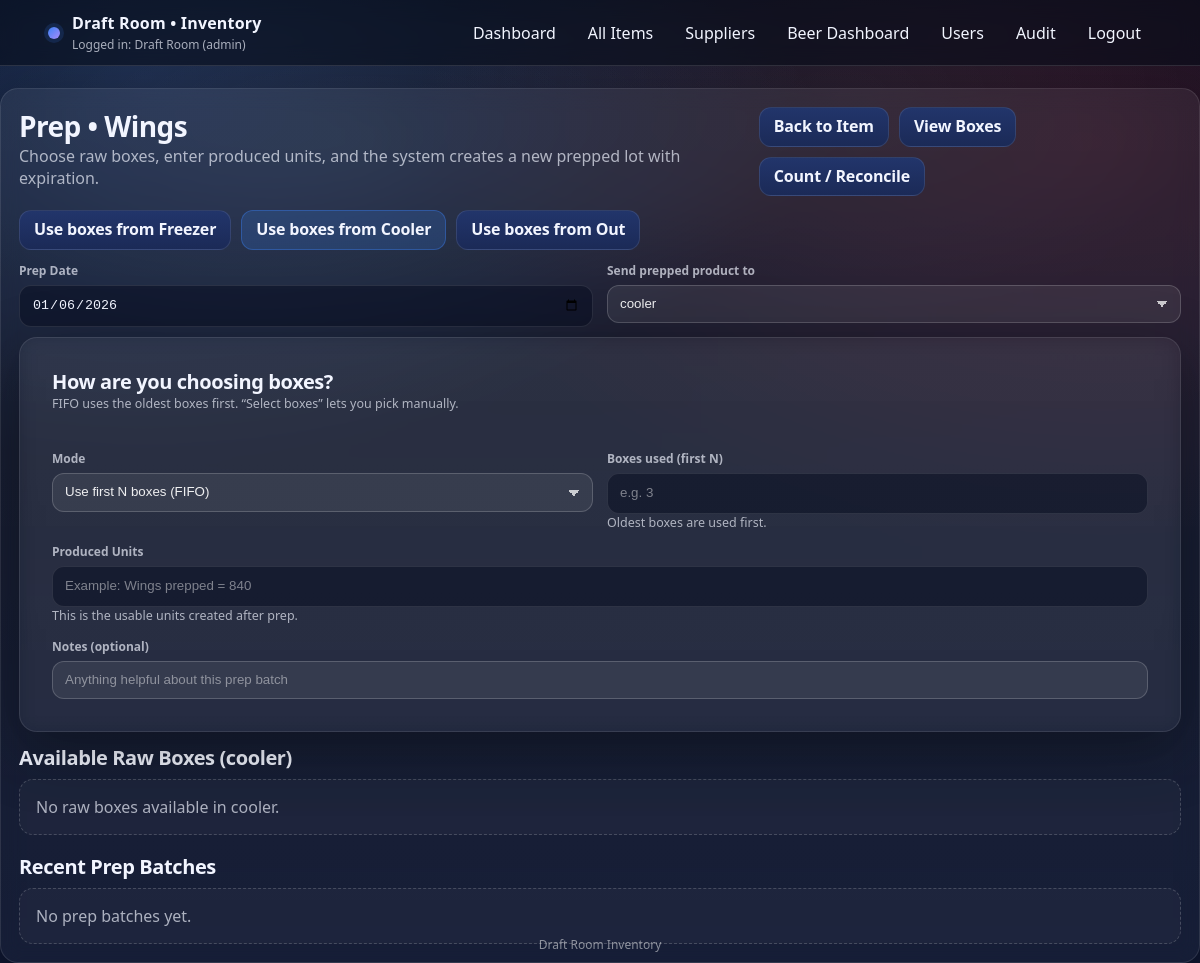
Before: /items/1/prep (signed in) with the older database file.
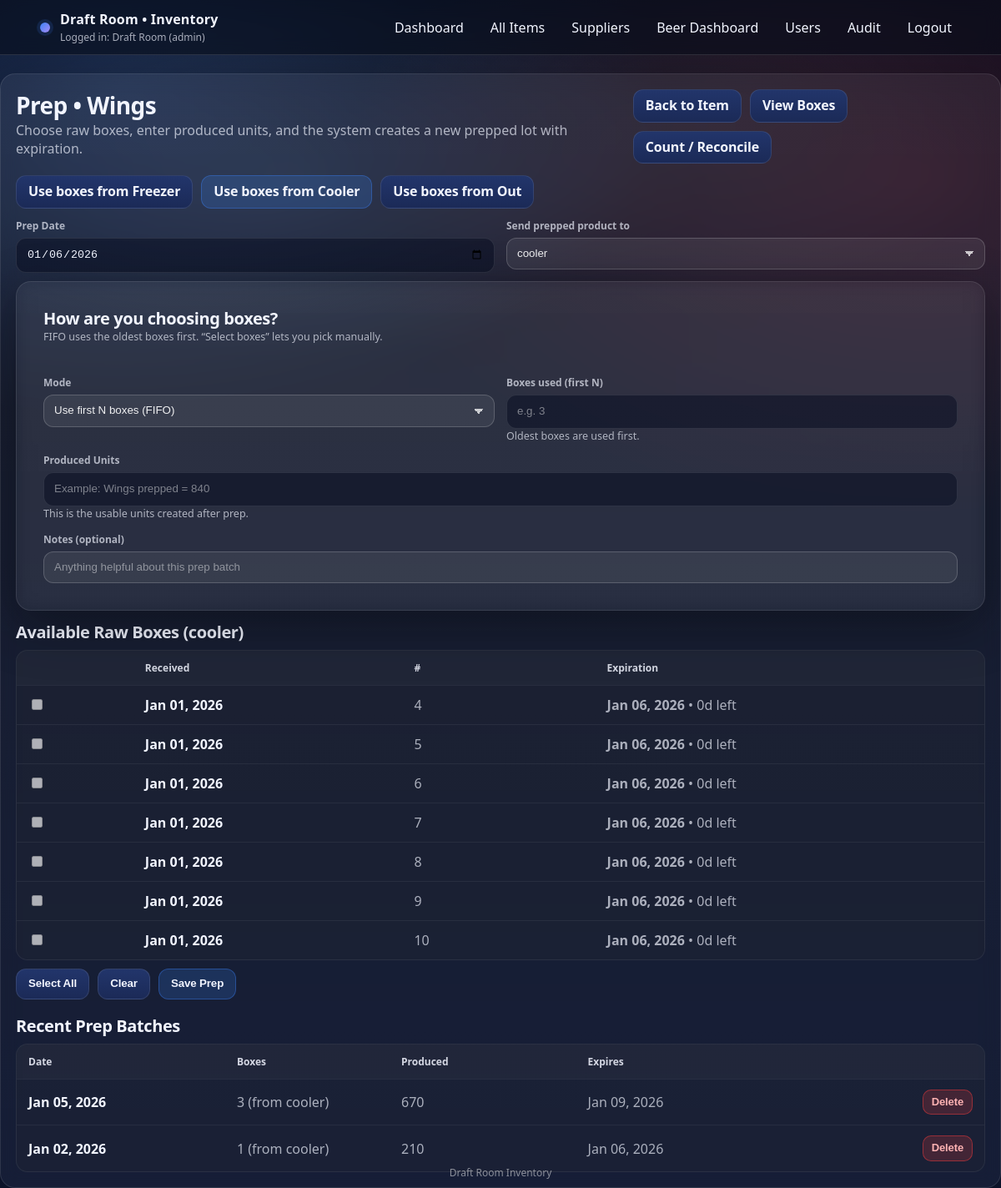
After: the same page with the newer database file.
### app.py (models this page shows)
class User(db.Model):
    __tablename__ = "users"
    id = db.Column(db.Integer, primary_key=True)
    username = db.Column(db.String(80), unique=True, nullable=False)
    first_name = db.Column(db.String(80), nullable=True)
    last_name = db.Column(db.String(80), nullable=True)
    password_hash = db.Column(db.String(255), nullable=False)
    role = db.Column(db.String(20), nullable=False, default="staff")
    is_active = db.Column(db.Boolean, nullable=False, default=True)
    created_at = db.Column(db.DateTime, nullable=False, default=utcnow)
    def display_name(self) -> str:
        full = f"{(self.first_name or '').strip()} {(self.last_name or '').strip()}".strip()
        return full if full else self.username

class Item(db.Model):
    __tablename__ = "items"
    id = db.Column(db.Integer, primary_key=True)
    name = db.Column(db.String(200), nullable=False, unique=True)
    category = db.Column(db.String(80), nullable=False, default="Food")
    prep_type = db.Column(db.String(40), nullable=False, default="generic")
    supplier_id = db.Column(db.Integer, db.ForeignKey("suppliers.id"), nullable=True)
    unit = db.Column(db.String(30), nullable=False, default="each")
    raw_freezer_days = db.Column(db.Integer, nullable=True)
    raw_cooler_days = db.Column(db.Integer, nullable=True)
    raw_out_days = db.Column(db.Integer, nullable=True)
    prepped_freezer_days = db.Column(db.Integer, nullable=True)
    prepped_cooler_days = db.Column(db.Integer, nullable=True)
    prepped_out_days = db.Column(db.Integer, nullable=True)
    sales_mode = db.Column(db.String(30), nullable=False, default="simple")
    pack1_label = db.Column(db.String(80), nullable=True, default="Single (10)")
    pack1_mult = db.Column(db.Integer, nullable=True, default=10)
    pack2_label = db.Column(db.String(80), nullable=True, default="Double (20)")
    pack2_mult = db.Column(db.Integer, nullable=True, default=20)
    pack3_label = db.Column(db.String(80), nullable=True, default="Room 120 Single (10)")
    pack3_mult = db.Column(db.Integer, nullable=True, default=10)
    pack4_label = db.Column(db.String(80), nullable=True, default="Room 120 Double (20)")
    pack4_mult = db.Column(db.Integer, nullable=True, default=20)
    created_at = db.Column(db.DateTime, nullable=False, default=utcnow)
    lots = db.relationship("InventoryLot", backref="item", cascade="all, delete-orphan")

class InventoryLot(db.Model):
    __tablename__ = "inventory_lots"
    id = db.Column(db.Integer, primary_key=True)
    item_id = db.Column(db.Integer, db.ForeignKey("items.id"), nullable=False)
    lot_number = db.Column(db.Integer, nullable=True)
    lot_label = db.Column(db.String(60), nullable=True)
    received_date = db.Column(db.Date, nullable=False, default=date.today)
    quantity = db.Column(db.Float, nullable=False, default=1.0)
    count_units = db.Column(db.Integer, nullable=True)
    unit_cost = db.Column(db.Float, nullable=True)
    storage = db.Column(db.String(20), nullable=False, default="cooler")  # freezer|cooler|out
    state = db.Column(db.String(20), nullable=False, default="raw")       # raw|prepped
    expiration_override = db.Column(db.Date, nullable=True)
    notes = db.Column(db.String(400), nullable=True)
    is_consumed = db.Column(db.Boolean, nullable=False, default=False)
    created_at = db.Column(db.DateTime, nullable=False, default=utcnow)

class PrepBatch(db.Model):
    __tablename__ = "prep_batches"
    id = db.Column(db.Integer, primary_key=True)
    item_id = db.Column(db.Integer, db.ForeignKey("items.id"), nullable=False)
    prep_date = db.Column(db.Date, nullable=False, default=date.today)
    from_loc = db.Column(db.String(20), nullable=False, default="cooler")
    to_loc = db.Column(db.String(20), nullable=False, default="cooler")
    mode = db.Column(db.String(20), nullable=False, default="first_n")
    boxes_used = db.Column(db.Integer, nullable=False, default=0)
    source_lot_ids = db.Column(db.String(800), nullable=True)
    produced_units = db.Column(db.Integer, nullable=False, default=0)
    output_units = db.Column(db.Integer, nullable=False, default=0)
    created_prepped_lot_id = db.Column(db.Integer, nullable=True)
    expires_on = db.Column(db.Date, nullable=True)
    shelf_life_days = db.Column(db.Integer, nullable=False, default=0)
    notes = db.Column(db.String(400), nullable=True)
    created_at = db.Column(db.DateTime, nullable=False, default=utcnow)
    item = db.relationship("Item")

### app.py (the view)
@app.get("/items/<int:item_id>/prep")
def prep_home(item_id: int):
    guard = require_view_access()
    if guard:
        return guard
    item = Item.query.get_or_404(item_id)
    from_loc = (request.args.get("from") or "cooler").strip().lower()
    if from_loc not in {"freezer", "cooler", "out"}:
        from_loc = "cooler"
    raw_boxes = (
        InventoryLot.query
        .filter(
            InventoryLot.item_id == item.id,
            InventoryLot.state == "raw",
            InventoryLot.storage == from_loc,
            InventoryLot.is_consumed == False
        )
        .order_by(
            InventoryLot.received_date.asc(),
            InventoryLot.lot_number.asc().nulls_last(),
            InventoryLot.id.asc()
        )
        .all()
    )
    box_rows = []
    for lot in raw_boxes:
        exp = compute_lot_expiration(item, lot)
        box_rows.append({"lot": lot, "expires_on": exp, "days_left": days_left(exp)})
    history = (
        PrepBatch.query
        .filter(PrepBatch.item_id == item.id)
        .order_by(PrepBatch.prep_date.desc(), PrepBatch.id.desc())
        .limit(25)
        .all()
    )
    default_to = "cooler"
    return render_template(
        "prep.html",
        item=item,
        today=date.today().strftime("%Y-%m-%d"),
        from_loc=from_loc,
        default_to=default_to,
        box_rows=box_rows,
        history=history,
        edit_batch=None
    )

### app.py (called while the page is built, shortened)
def role_rank(role: str | None) -> int:
    if not role:
        return 0
    return ROLE_RANK.get(role.strip().lower(), 0)

def current_user() -> Optional["User"]:
    uid = session.get("user_id")
    if not uid:
        return None
    try:
        return User.query.get(int(uid))
    except Exception:
        return None

def current_user_role() -> str:
    if session.get("break_glass_admin") is True:
        return "admin"
    u = current_user()
    if not u:
        return ""
    return (u.role or "").lower()

def is_logged_in() -> bool:
    return (session.get("break_glass_admin") is True) or (session.get("user_id") is not None)

def can_manage_users() -> bool:
    return current_user_role() == "admin"

def can_edit_inventory() -> bool:
    return role_rank(current_user_role()) >= ROLE_RANK["manager"]

def can_view_inventory() -> bool:
    return role_rank(current_user_role()) >= ROLE_RANK["staff"] or (session.get("break_glass_admin") is True)

def require_view_access():
    if not is_logged_in():
        return redirect("/login")
    if session.get("break_glass_admin") is True:
        return None
    if not can_view_inventory():
        session.clear()
        flash("Access denied.", "error")
        return redirect("/login")
    return None

@app.context_processor
def inject_user():
    u = current_user()
    return {
        "auth_user": u,
        "auth_break_glass": bool(session.get("break_glass_admin") is True),
        "auth_role": current_user_role(),
        "can_edit_inventory": can_edit_inventory(),
        "can_manage_users": can_manage_users(),
    }

def compute_lot_expiration(item: Item, lot: InventoryLot) -> Optional[date]:
    if lot.expiration_override:
        return lot.expiration_override
    storage = (lot.storage or "cooler").lower()
    state = (lot.state or "raw").lower()
    days = None
    if state == "raw":
        if storage == "freezer":
            days = item.raw_freezer_days
        elif storage == "cooler":
            days = item.raw_cooler_days
        elif storage == "out":
            days = item.raw_out_days
    if not days or days <= 0:
        return None
    return lot.received_date + timedelta(days=int(days))

def days_left(exp: Optional[date]) -> Optional[int]:
    if not exp:
        return None
    return (exp - date.today()).days

### templates/prep.html (shortened to what this page needs)
{% extends "base.html" %}
{% block content %}
<section class="card">
  <div class="cardhead">
    <div>
      <h1>Prep • {{ item.name }}</h1>
      <span class="muted">
        Choose raw boxes, enter produced units, and the system creates a new prepped lot with expiration.
      </span>
    </div>
    <div class="actions">
      <a class="btn" href="/items/{{ item.id }}">Back to Item</a>
      <a class="btn" href="/items/{{ item.id }}/lots">View Boxes</a>
      <a class="btn" href="/items/{{ item.id }}/reconcile">Count / Reconcile</a>
    </div>
  </div>
  <div class="actions" style="margin-bottom:12px;">
    <a class="btn {% if from_loc=='freezer' %}primary{% endif %}" href="/items/{{ item.id }}/prep?from=freezer">Use boxes from Freezer</a>
    <a class="btn {% if from_loc=='cooler' %}primary{% endif %}" href="/items/{{ item.id }}/prep?from=cooler">Use boxes from Cooler</a>
    <a class="btn {% if from_loc=='out' %}primary{% endif %}" href="/items/{{ item.id }}/prep?from=out">Use boxes from Out</a>
  </div>
  <form method="POST" action="/items/{{ item.id }}/prep" class="form" id="prepForm">
    <div class="grid2">
      <div class="field">
        <label>Prep Date</label>
        <input class="input" type="date" name="prep_date" value="{{ today }}" required>
      </div>
      <div class="field">
        <label>Send prepped product to</label>
        <select class="input" name="to_loc" id="toLoc">
          <option value="cooler" {% if default_to=='cooler' %}selected{% endif %}>cooler</option>
        </select>
      </div>
    </div>
    <div style="height:10px;"></div>
    <div class="card" style="background: rgba(255,255,255,0.03);">
      <div class="cardhead" style="padding: 12px 14px;">
        <div>
          <h2 style="margin:0;">How are you choosing boxes?</h2>
          <div class="muted smalltxt">
            FIFO uses the oldest boxes first. “Select boxes” lets you pick manually.
          </div>
        </div>
      </div>
      <div class="grid2" style="padding: 12px 14px;">
        <div class="field">
          <label>Mode</label>
          <select class="input" name="mode" id="mode">
            <option value="first_n" selected>Use first N boxes (FIFO)</option>
          </select>
        </div>
        <div class="field" id="firstNWrap">
          <label>Boxes used (first N)</label>
          <input class="input" type="number" min="1" name="first_n" id="firstNInput" placeholder="e.g. 3">
          <div class="muted smalltxt">Oldest boxes are used first.</div>
        </div>
      </div>
      <div class="field" style="padding: 0 14px 14px;">
        <label>Produced Units</label>
        <input class="input" type="number" min="1" name="produced_units" required placeholder="Example: Wings prepped = 840">
        <div class="muted smalltxt">This is the usable units created after prep.</div>
      </div>
      <div class="field" style="padding: 0 14px 14px;">
        <label>Notes (optional)</label>
        <input class="input" name="notes" placeholder="Anything helpful about this prep batch">
      </div>
    </div>
    <div style="height:12px;"></div>
    <h2 style="margin-bottom:8px;">Available Raw Boxes ({{ from_loc }})</h2>
    {% if box_rows and box_rows|length > 0 %}
      <div class="table" id="selectWrap">
        <div class="row head" style="grid-template-columns:.35fr .85fr .6fr 1.2fr;">
          <div>Received</div>
          <div>#</div>
          <div>Expiration</div>
        </div>
        {% for r in box_rows %}
          {% set lot = r.lot %}
          {% set exp = r.expires_on %}
          {% set left = r.days_left %}
          <div class="row" style="grid-template-columns:.35fr .85fr .6fr 1.2fr;">
            <div>
              <input type="checkbox" class="lotCheck" name="lot_ids" value="{{ lot.id }}">
            </div>
            <div class="strong">{{ lot.received_date.strftime("%b %d, %Y") }}</div>
            <div class="muted">
              {% if lot.lot_number %}{{ lot.lot_number }}
              {% elif lot.lot_label %}{{ lot.lot_label }}
              {% else %}—{% endif %}
            </div>
            <div class="muted">
              {% if exp %}
                <span class="strong">{{ exp.strftime("%b %d, %Y") }}</span>
                {% if left is not none %}
                  {% if left < 0 %}<span class="muted"> • EXPIRED</span>
                  {% else %}<span class="muted"> • {{ left }}d left</span>
                  {% endif %}
                {% endif %}
              {% else %}
                <span class="muted">No rule set</span>
              {% endif %}
            </div>
          </div>
        {% endfor %}
      </div>
      <div class="actions" style="margin-top:10px;">
        <button type="button" class="btn" id="selectAllBtn">Select All</button>
        <button type="button" class="btn" id="clearAllBtn">Clear</button>
        <button class="btn primary" type="submit">Save Prep</button>
      </div>
    {% else %}
      <div class="empty">No raw boxes available in {{ from_loc }}.</div>
    {% endif %}
  </form>
  <div style="height:18px;"></div>
  <h2 style="margin-bottom:8px;">Recent Prep Batches</h2>
  {% if history and history|length > 0 %}
    <div class="table">
      <div class="row head" style="grid-template-columns:.9fr .7fr .8fr 1.2fr .5fr;">
        <div>Date</div>
        <div>Boxes</div>
        <div>Produced</div>
        <div>Expires</div>
      </div>
      {% for b in history %}
        <div class="row" style="grid-template-columns:.9fr .7fr .8fr 1.2fr .5fr;">
          <div class="strong">{{ b.prep_date.strftime("%b %d, %Y") }}</div>
          <div class="muted">{{ b.boxes_used }} (from {{ b.from_loc }})</div>
          <div class="muted">{{ b.produced_units }}</div>
          <div class="muted">
            {% if b.expires_on %}{{ b.expires_on.strftime("%b %d, %Y") }}{% else %}—{% endif %}
          </div>
          <div class="row-actions">
            <form method="POST" action="/prep/{{ b.id }}/delete" class="inline">
              <button class="btn danger small" type="submit"
                      onclick="return confirm('Delete this prep batch? This will undo the consumption + delete the created prepped lot.')">Delete</button>
            </form>
          </div>
        </div>
      {% endfor %}
    </div>
  {% else %}
    <div class="empty">No prep batches yet.</div>
  {% endif %}
</section>
{% endblock %}

### templates/base.html (shortened to what this page needs)
<!DOCTYPE html>
<html lang="en">
<head>
  <link rel="stylesheet" href="/static/style.css">
</head>
<body>
  <div class="bg"></div>
  <header class="topbar">
    <div class="topbar-inner">
      <div class="brand">
        <div class="dot"></div>
        <div>
          <div class="brand-title">Draft Room • Inventory</div>
          <div class="brand-sub">
            {% if auth_break_glass %}
              Logged in: Break-glass Admin
            {% elif auth_user %}
              Logged in: {{ auth_user.display_name() }} ({{ auth_role }})
            {% else %}
              Not logged in
            {% endif %}
          </div>
        </div>
      </div>
      <nav class="nav">
        {% if auth_user or auth_break_glass %}
          <a class="navlink" href="/">Dashboard</a>
          <a class="navlink" href="/items">All Items</a>
          <a class="navlink" href="/suppliers">Suppliers</a>
          <a class="navlink" href="/beers/dashboard">Beer Dashboard</a>
          {% if can_manage_users %}
            <a class="navlink" href="/users">Users</a>
            <a class="navlink" href="/audit">Audit</a>
          {% endif %}
          <a class="navlink" href="/logout">Logout</a>
        {% else %}
          <a class="navlink" href="/login">Login</a>
        {% endif %}
      </nav>
    </div>
  </header>
  <main class="container">
    {% block content %}{% endblock %}
  </main>
  <footer class="footer">Draft Room Inventory</footer>
</body>
</html>

Changed rows visible on the page:
added InventoryLot: received_date "Jan 01, 2026", lot_number "4"
added InventoryLot: received_date "Jan 01, 2026", lot_number "5"
added InventoryLot: received_date "Jan 01, 2026", lot_number "6"
added InventoryLot: received_date "Jan 01, 2026", lot_number "7"
added InventoryLot: received_date "Jan 01, 2026", lot_number "8"
added InventoryLot: received_date "Jan 01, 2026", lot_number "9"
added InventoryLot: received_date "Jan 01, 2026", lot_number "10"
added PrepBatch: prep_date "Jan 05, 2026", boxes_used "3", from_loc "cooler", produced_units "670", expires_on "Jan 09, 2026"
added PrepBatch: prep_date "Jan 02, 2026", boxes_used "1", from_loc "cooler", produced_units "210", expires_on "Jan 06, 2026"
Other visible differences:
{{ from_loc }}: "cooler" → (not shown)
text no longer shown: "No raw boxes available in . No prep batches yet."
text now shown: "Received # Expiration Select All Clear Save Prep Date Boxes Produced Expires"
new list line: "☐ Jan 06, 2026 • 0 d left"
